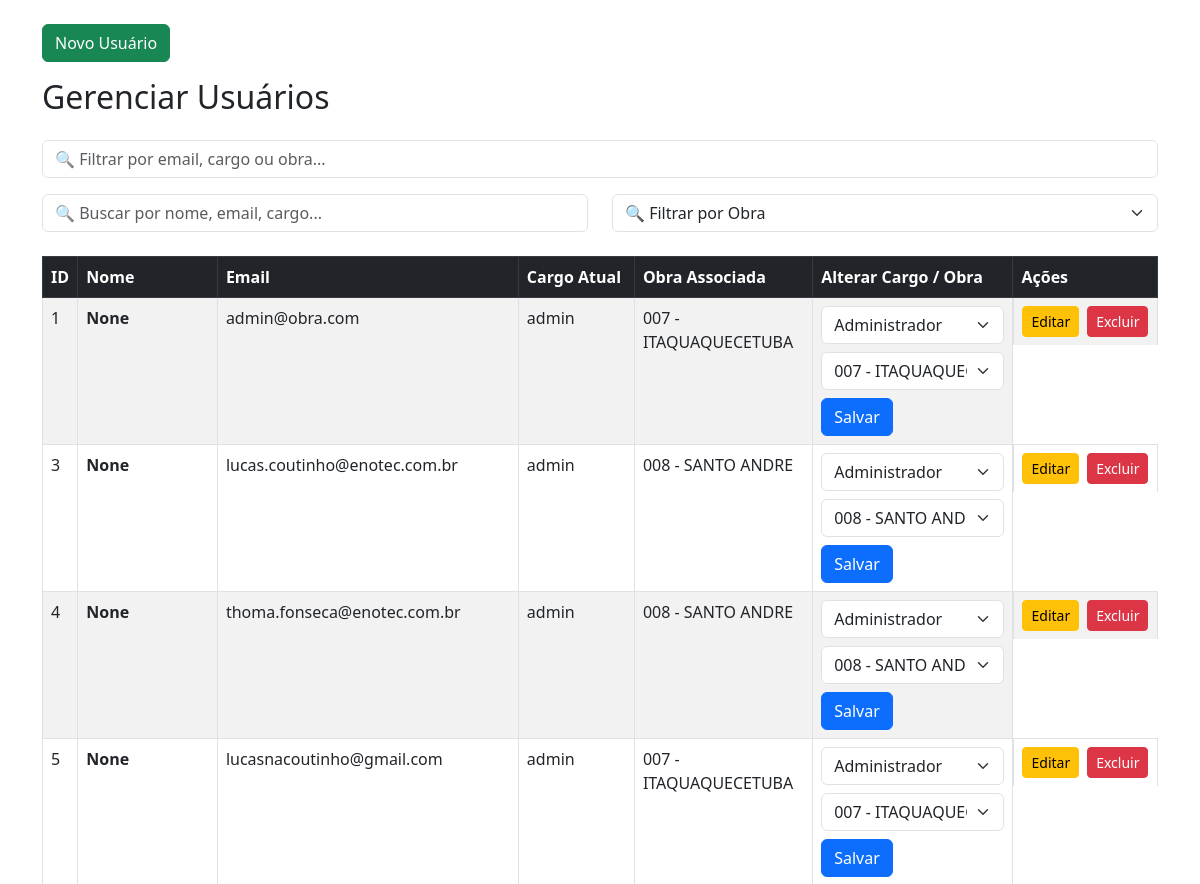
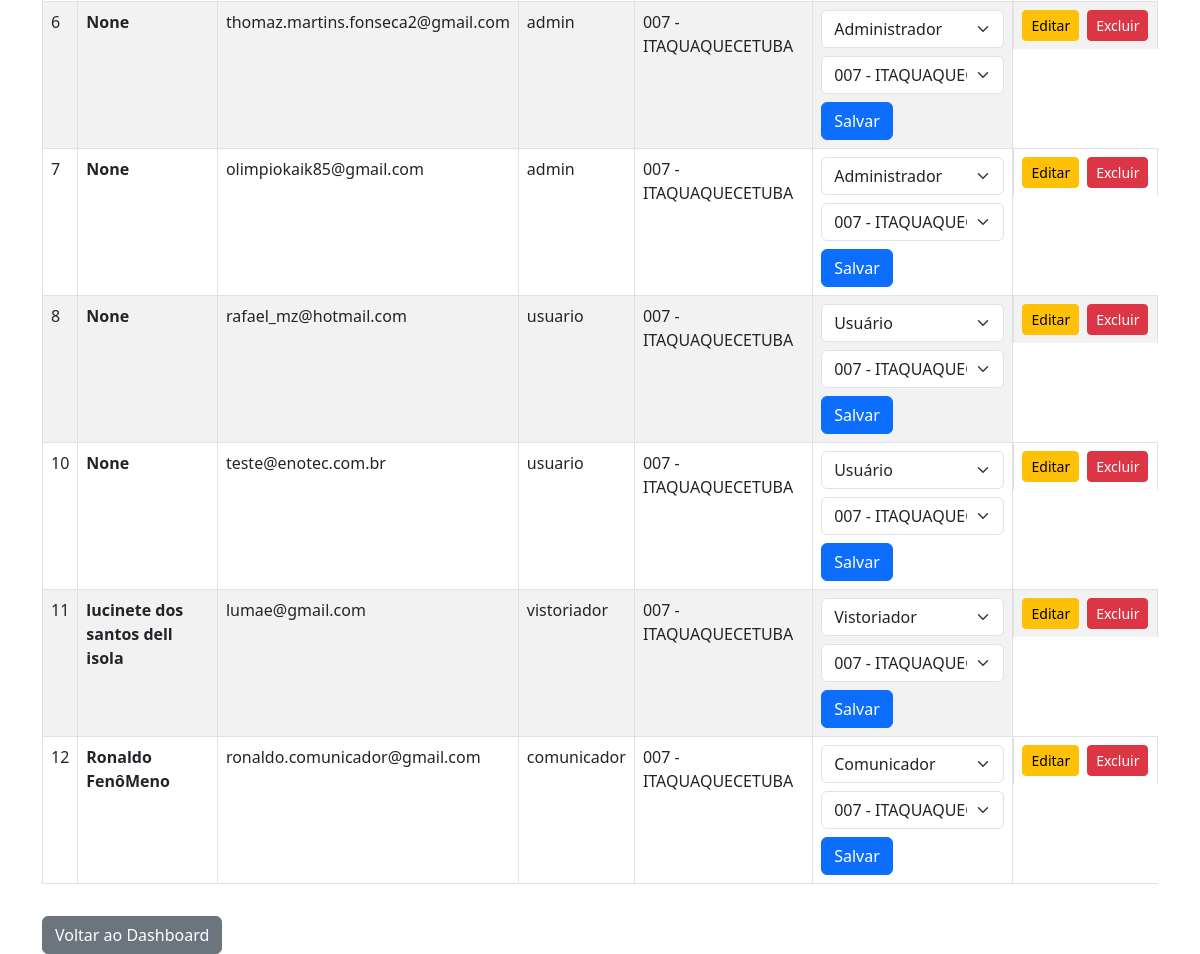
The page /gerenciar-usuarios (signed in) on the database as committed earlier (2 pictures, top to bottom).
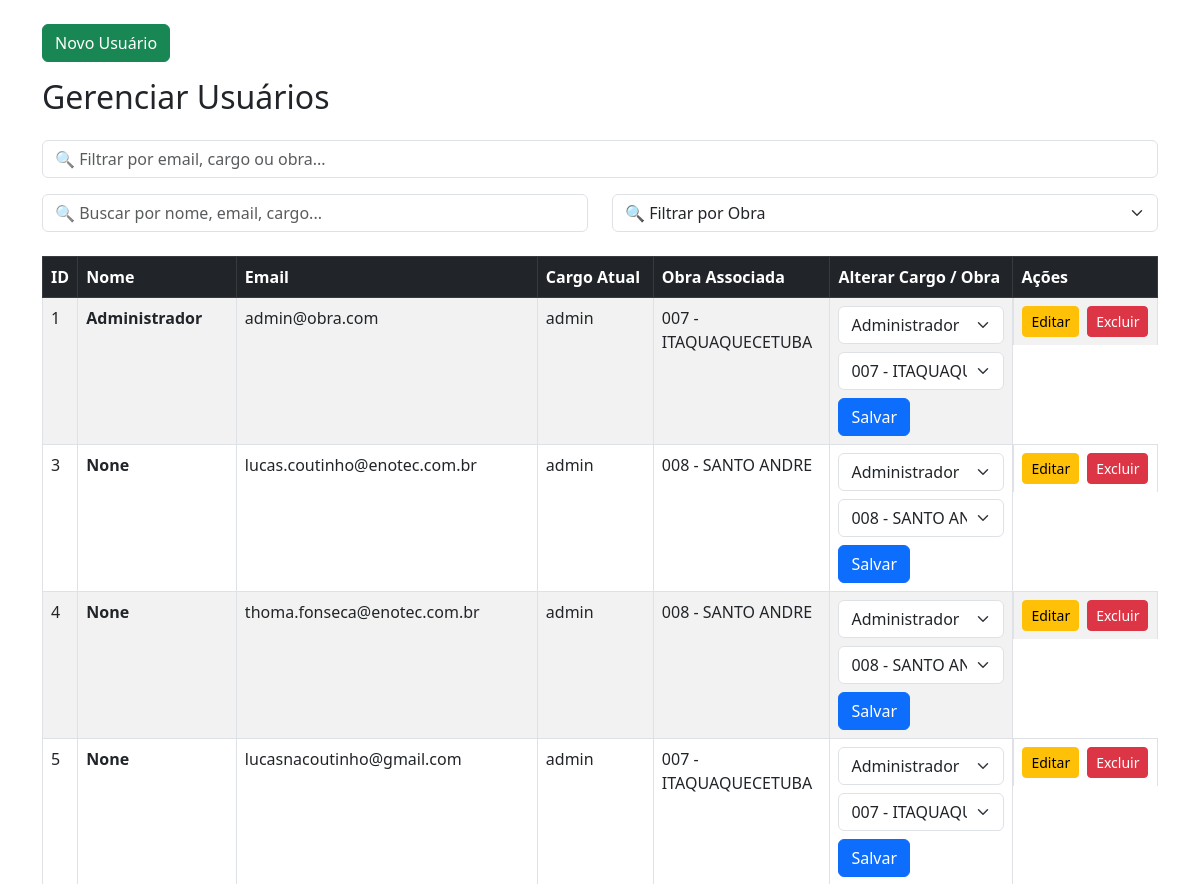
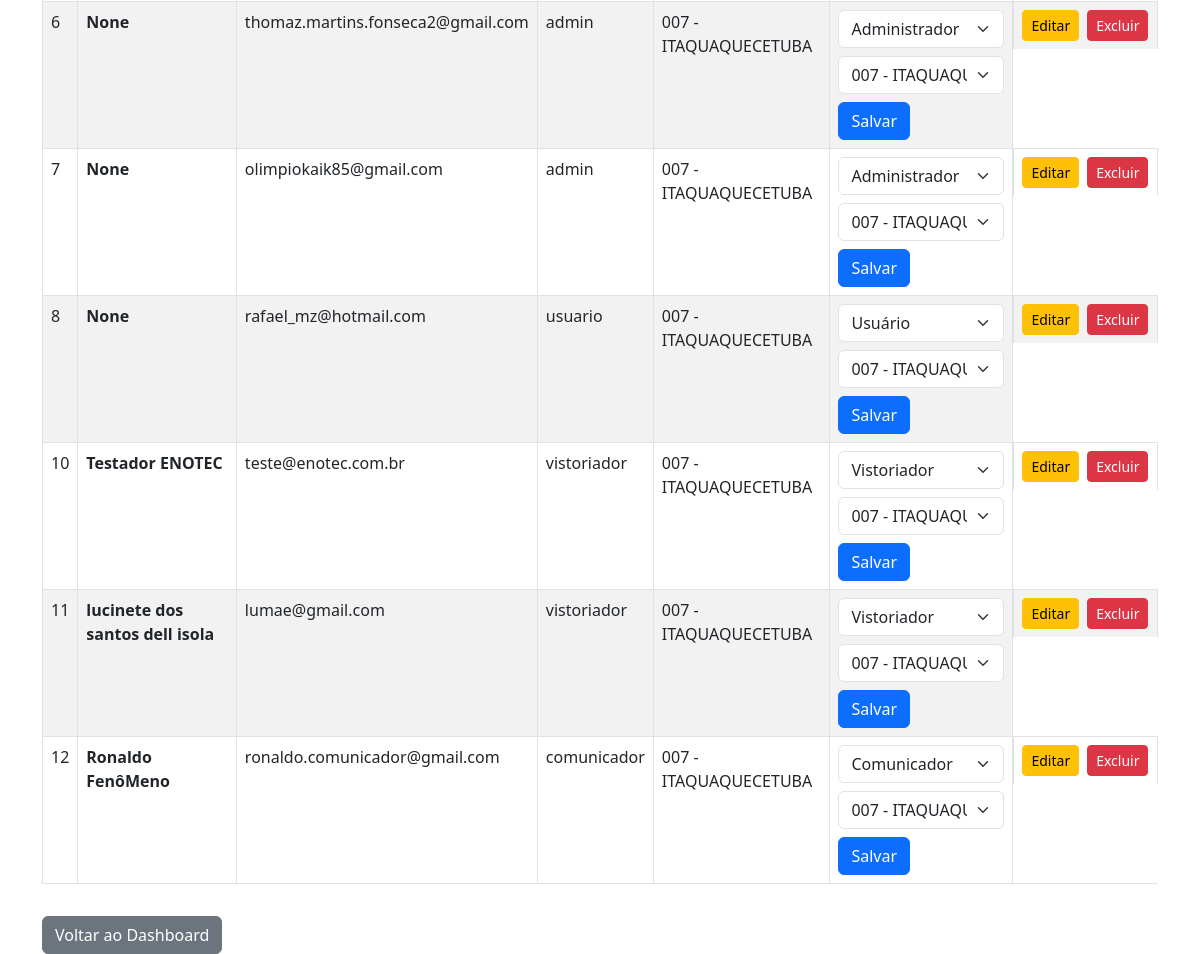
The same page on the database as committed later (2 pictures, top to bottom).
### app/models.py (models this page shows)
class User(db.Model):
    id = db.Column(db.Integer, primary_key=True)
    nome = db.Column(db.String(100), nullable=True)  # <-- temporariamente
    email = db.Column(db.String(120), unique=True, nullable=False)
    password = db.Column(db.String(120), nullable=False)
    cargo = db.Column(db.String(50), default="usuario")
    obra_id = db.Column(db.Integer, db.ForeignKey('obra.id'))
    obra = db.relationship('Obra', backref='usuarios')

class Obra(db.Model):
    id = db.Column(db.Integer, primary_key=True)
    nome = db.Column(db.String(100), nullable=False)
    descricao = db.Column(db.Text)
    endereco = db.Column(db.String(255))
    responsavel = db.Column(db.String(100))
    data_inicio = db.Column(db.Date)
    data_fim = db.Column(db.Date)
    criado_em = db.Column(db.DateTime, default=datetime.utcnow)

### app/auth/routes.py (the view, shortened to what this page needs)
@auth_bp.route('/gerenciar-usuarios', methods=['GET', 'POST'])
def gerenciar_usuarios():
    if 'usuario' not in session:
        return redirect('/login')
    user = User.query.filter_by(email=session['usuario']).first()
    if user.cargo != 'admin':
        return 'Acesso negado', 403
    usuarios = User.query.all()
    obras = Obra.query.all()
    return  render_template('usuarios/gerenciar_usuarios.html', usuarios=usuarios, obras=obras)

### templates/usuarios/gerenciar_usuarios.html (shortened to what this page needs)
<!DOCTYPE html>
<html lang="pt-br">
<head>
  <link rel="stylesheet" href="https://cdn.jsdelivr.net/npm/bootstrap@5.3.0/dist/css/bootstrap.min.css" />
</head>
<body>
<div class="container mt-4">
  <button class="btn btn-success mb-3" data-bs-toggle="modal" data-bs-target="#modalNovoUsuario">
    Novo Usuário
  </button>
  <h2 class="mb-4">Gerenciar Usuários</h2>
<div class="mb-3">
  <input type="text" id="filtroUsuarios" class="form-control" placeholder="🔍 Filtrar por email, cargo ou obra..." onkeyup="filtrarUsuarios()">
</div>
<div class="row mb-3">
  <div class="col-md-6 mb-2">
    <input type="text" id="filtroTexto" class="form-control" placeholder="🔍 Buscar por nome, email, cargo..." onkeyup="filtrarUsuarios()">
  </div>
  <div class="col-md-6">
    <select id="filtroObra" class="form-select" onchange="filtrarUsuarios()">
      <option value="">🔍 Filtrar por Obra</option>
    </select>
  </div>
</div>
  <div class="table-responsive tabela-usuarios">
    <table class="table table-striped table-bordered">
      <thead class="table-dark">
        <tr>
          <th>ID</th>
          <th>Nome</th>
          <th>Email</th>
          <th>Cargo Atual</th>
          <th>Obra Associada</th>
          <th>Alterar Cargo / Obra</th>
          <th>Ações</th>
        </tr>
      </thead>
      <tbody>
        {% for u in usuarios %}
        <tr>
          <td>{{ u.id }}</td>
          <th>{{ u.nome }}</th>
          <td>{{ u.email }}</td>
          <td>{{ u.cargo }}</td>
          <td>{{ u.obra.nome if u.obra else '---' }}</td>
          <td>
            <form method="POST" action="{{ url_for('auth.gerenciar_usuarios') }}" class="d-flex flex-wrap gap-2">
              <select name="novo_cargo" class="form-select">
                <option value="usuario" {% if u.cargo == 'usuario' %}selected{% endif %}>Usuário</option>
                <option value="vistoriador" {% if u.cargo == 'vistoriador' %}selected{% endif %}>Vistoriador</option>
                <option value="comunicador" {% if u.cargo == 'comunicador' %}selected{% endif %}>Comunicador</option>
                <option value="admin" {% if u.cargo == 'admin' %}selected{% endif %}>Administrador</option>
              </select>
              <select name="obra_id" class="form-select">
                {% for obra in obras %}
                  <option value="{{ obra.id }}" {% if u.obra_id == obra.id %}selected{% endif %}>{{ obra.nome }}</option>
                {% endfor %}
              </select>
              <button type="submit" class="btn btn-primary">Salvar</button>
            </form>
          </td>
          <td class="d-flex gap-2">
            <a href="{{ url_for('auth.editar_usuario', user_id=u.id) }}" class="btn btn-warning btn-sm">Editar</a>
            <form method="POST" action="{{ url_for('auth.excluir_usuario', user_id=u.id) }}" onsubmit="return confirm('Tem certeza que deseja excluir?');">
              <button type="submit" class="btn btn-danger btn-sm">Excluir</button>
            </form>
          </td>
        </tr>
        {% endfor %}
      </tbody>
    </table>
  </div>
  <a href="{{ url_for('auth.dashboard') }}" class="btn btn-secondary mt-3">Voltar ao Dashboard</a>
</div>
</body>
</html>

Rows that differ between the two databases and show on the page:
changed User "admin@obra.com": nome "None" → "Administrador"
changed User "teste@enotec.com.br": nome "None" → "Testador ENOTEC"; cargo "usuario" → "vistoriador"; novo_cargo "Usuário" → "Vistoriador"
